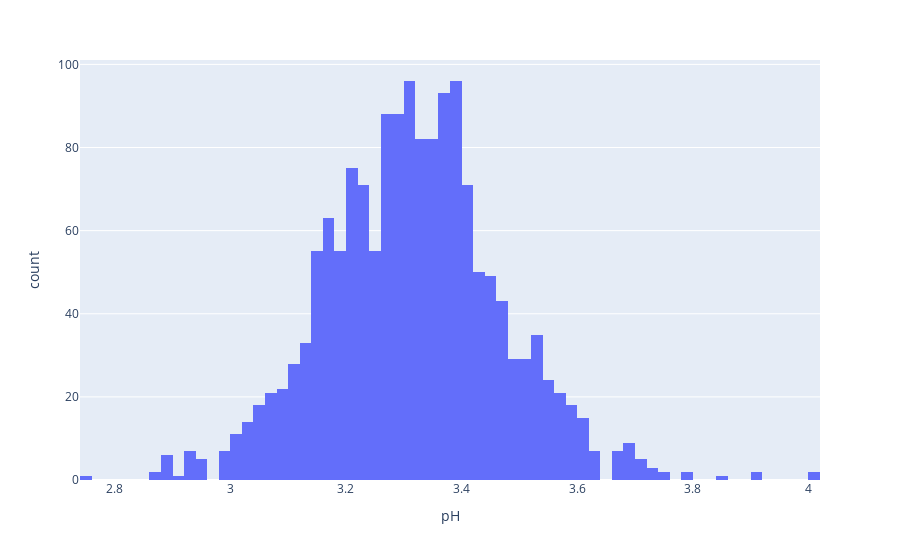

The cell this chart's notebook holds for it:
### Code cell
fig = px.histogram(data_frame,x='pH')
fig.show()

### Figure 1 — Plotly figure (JSON) as saved in the notebook; plotly's stock layout.template omitted (floating-point values rounded to 4 significant figures; data arrays with more than 128 entries replaced by an {"elided": "..."} marker saying what was removed)
{"data": [{"alignmentgroup": "True", "bingroup": "x", "hovertemplate": "pH=%{x}<br>count=%{y}<extra></extra>", "legendgroup": "", "marker": {"color": "#636efa"}, "name": "", "offsetgroup": "", "orientation": "v", "showlegend": false, "type": "histogram", "x": {"elided": "1599 float values"}, "xaxis": "x", "yaxis": "y"}], "layout": {"barmode": "relative", "legend": {"tracegroupgap": 0}, "margin": {"t": 60}, "xaxis": {"anchor": "y", "domain": [0, 1], "title": {"text": "pH"}}, "yaxis": {"anchor": "x", "domain": [0, 1], "title": {"text": "count"}}}}
